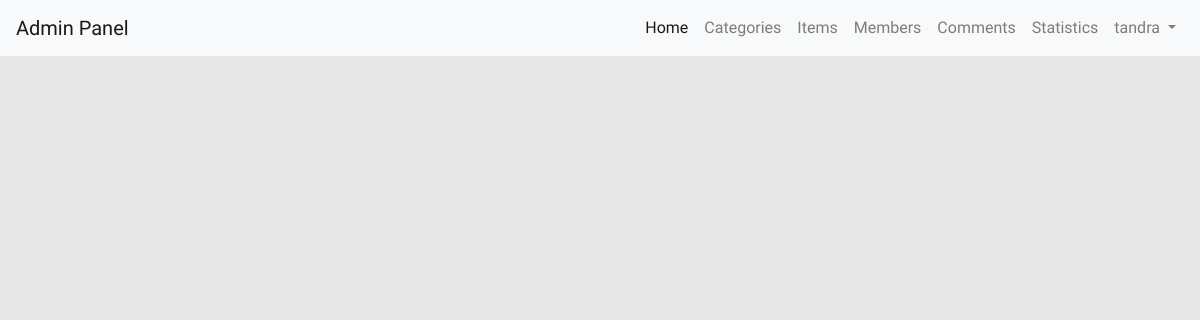
The app's page /admin/asd.php (signed in), older data.
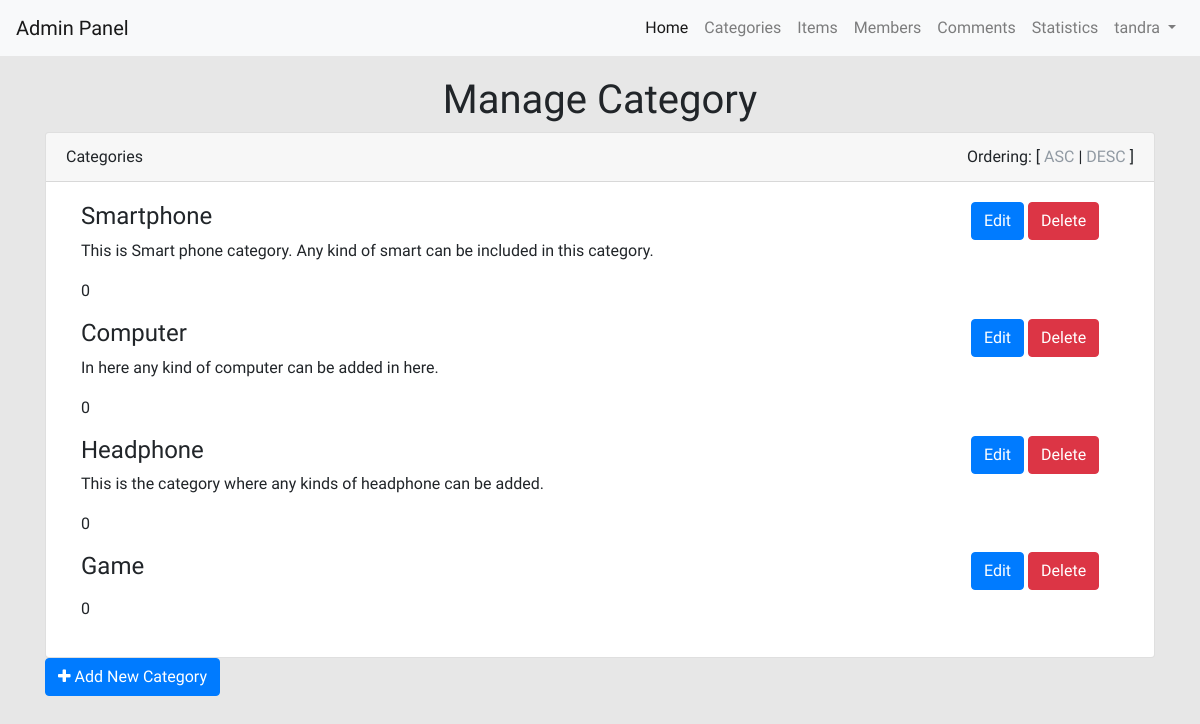
The same page, newer data.
### tables this page shows
CREATE TABLE `categories` (
  `Cat_id` int(11) NOT NULL,
  `Cat_name` varchar(255) NOT NULL,
  `Cat_description` varchar(255) NOT NULL,
  `Cat_parent` int(11) NOT NULL COMMENT 'Identify Parent and Child',
  `Cat_ordering` int(11) NOT NULL,
  `Cat_visibility` int(11) NOT NULL,
  `Cat_comments` int(11) NOT NULL,
  `Cat_ads` int(11) NOT NULL
);

### admin/asd.php (the view, shortened to what this page needs)
<?php
    if (isset($_SESSION['Username'])) {
        include 'init.php';
        $do = isset($_GET['do']) ? $_GET['do'] : 'manage';
        if ($do == 'manage') {
            $sort = 'ASC';
            $stmt2 = $connection->prepare("SELECT * FROM categories WHERE Cat_parent = 0 ORDER BY Cat_ordering $sort");
            $stmt2->execute();
            $cats = $stmt2->fetchAll();
                if(!empty($cats)){ ?>
                    <div class="container">
                        <div class="row">
                            <div class="col-lg-12">
                                <h1 class="text-center">Manage Category</h1>
                            </div>
                            <div class="col-lg-12">
                                <div class="card">
                                    <div class="card-header">
                                        Categories
                                        <div class="pull-right">
                                            Ordering: [ <a class="<?php if($sort == 'ASC'){ echo 'active'; }   ?>" href="?sort=ASC">ASC</a> | <a class="<?php if($sort == 'DESC'){ echo 'active'; }   ?>" href="?sort=DESC">DESC</a> ]
                                        </div>
                                    </div>
                                    <div class="card-body">
                                        <?php
                                            foreach ($cats as $cat) {
                                                echo "<div class='container'>";
                                                    echo '<div class="row">';
                                                        echo '<div class="col-lg-10">';
                                                        echo "<h4>{$cat['Cat_name']}</h4>";
                                                        echo "<p>{$cat['Cat_description']}</p>";
                                                        echo "<p>{$cat['Cat_parent']}</p>";
                                                        echo '</div>';
                                                        echo '<div class="col-lg-2">';
                                                        echo "<a href='categories.php?do=edit&catid={$cat['Cat_id']}' class='btn btn-primary'>Edit</a>" ;
                                                            echo "<span> </span>";
                                                        echo "<a href='categories.php?do=delete&catid={$cat['Cat_id']}' class='btn btn-danger'>Delete</a>" ;
                                                        echo '</div>';
                                                    echo '</div>';
                                                echo "</div>";
                                            }
                                        ?>
                                    </div>
                                </div>
                            </div>
                            <div class="col-lg-12">
                                <a href="categories.php?do=add" class="btn btn-primary"><i class="fa fa-plus"></i> Add New Category</a>
                            </div>
                        </div>
                    </div>
<?php
                }
        }
        include $tpl . 'footer.php';
    }else{
        header('Location: index.php');
        exit();
    }
?>

Row changes from the older to the newer data that the page shows:
added categories: Cat_name "Smartphone", Cat_description "This is Smart phone category. Any kind of smart can be included in this category.", Cat_parent "0"
added categories: Cat_name "Computer", Cat_description "In here any kind of computer can be added in here.", Cat_parent "0"
added categories: Cat_name "Headphone", Cat_description "This is the category where any kinds of headphone can be added.", Cat_parent "0"
added categories: Cat_name "Game", Cat_parent "0"
Text that changed along with them:
text now shown: "Manage Category Categories Ordering: [ ASC | DESC ] Add New Category"
